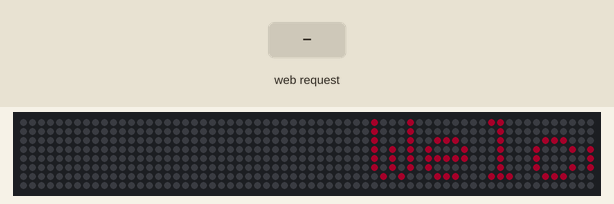
This sketch was run on a simulated Raspberry Pi Pico W. Shown: 64×8 RGB LED matrix (first LED top left, wired row by row). The inputs (shaded band) are chosen by the test bench. Dim RGB values are drawn brighter than linear; WiFi joins after 1.5 s; servers stay silent unless stated; the local clock reads 2024-03-15 10:24:30 at power-on unless the sketch sets it; what the sketch prints to the serial monitor is not drawn.

Above: at 4.5 s.
4.6 s: HTTP request GET /speed?val=1 received
At 17.04 s:
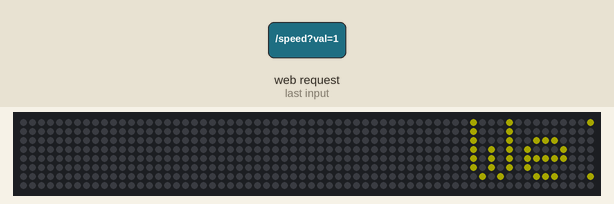
19.3 s: HTTP request GET /clear received
20.8 s: HTTP request GET /set?msg=1 received
At 21.35 s:
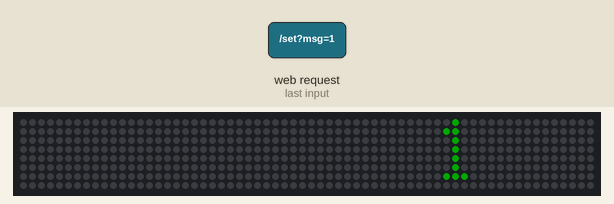
23.3 s: HTTP request GET /brightness?val=0 received
24.8 s: HTTP request GET /brightness?val=120 received
At 25.45 s:
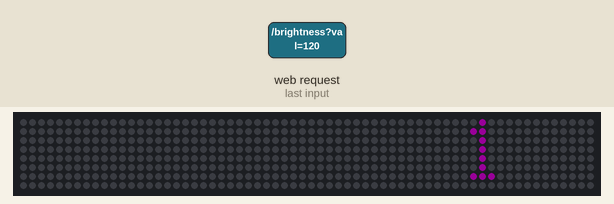

Measured:
- after the input at 20.8 s, the LEDs: first change after 0.09 s (image 2 shows a later state)
- after the input at 24.8 s, the LEDs: first change at once (image 3 shows a later state)

The sketch:

without_website.ino
```cpp
#include <Wire.h>
#include <RTClib.h>
#include <Adafruit_GFX.h>
#include <Adafruit_NeoMatrix.h>
#include <Adafruit_NeoPixel.h>
#include <WiFi.h>
#include <WebServer.h>

#define LED_PIN 13

Adafruit_NeoMatrix matrix = Adafruit_NeoMatrix(64, 8, LED_PIN,
  NEO_MATRIX_BOTTOM + NEO_MATRIX_RIGHT +
  NEO_MATRIX_COLUMNS + NEO_MATRIX_ZIGZAG,
  NEO_GRB + NEO_KHZ800);

// Color cycle
const uint16_t colors[] = {
  matrix.Color(255, 20, 147),
  matrix.Color(255, 0, 0),
  matrix.Color(255, 121, 0),
  matrix.Color(255, 255, 0),
  matrix.Color(0, 255, 0),
  matrix.Color(0, 255, 255),
  matrix.Color(0, 0, 255),
  matrix.Color(128, 0, 128)
};

RTC_DS3231 rtc;

const char* ssid = "wifi";
const char* password = "wifi_password";

WebServer server(80);

String message = "Welcome to the IDEA Lab!";
int scrollSpeed = 100;
int brightness = 40;

// ---------------- WEB UI

void handleRoot() {
  String html = R"rawliteral(
  <!DOCTYPE html>
  <html>
  <head>
    <meta name="viewport" content="width=device-width, initial-scale=1">
    <style>
      body {
        background: black;
        color: #ff1a1a;
        font-family: Arial;
        text-align: center;
        margin-top: 40px;
      }
      input, button {
        margin: 10px;
        padding: 12px;
        font-size: 16px;
        border-radius: 8px;
        border: none;
      }
      input {
        width: 80%;
        background: #111;
        color: white;
        border: 2px solid red;
      }
      button {
        background: red;
        color: white;
        cursor: pointer;
      }
      button:hover {
        background: darkred;
      }
    </style>
  </head>
  <body>
    <h2>LED Control Panel</h2>

    <form action="/set">
      <input type="text" name="msg" placeholder="Enter message">
      <br>
      <button type="submit">Send</button>
    </form>

    <form action="/speed">
      <input type="number" name="val" placeholder="Scroll Speed (ms)">
      <button type="submit">Set Speed</button>
    </form>

    <form action="/brightness">
      <input type="number" name="val" placeholder="Brightness (0-100)">
      <button type="submit">Set Brightness</button>
    </form>

    <form action="/clear">
      <button type="submit">Clear Message</button>
    </form>

  </body>
  </html>
  )rawliteral";

  server.send(200, "text/html", html);
}

// --- handlers

void handleSet() {
  if (server.hasArg("msg")) {
    message = server.arg("msg");
  }
  server.send(200, "text/html", "Message Updated<br><a href='/'>Back</a>");
}

void handleSpeed() {
  if (server.hasArg("val")) {
    scrollSpeed = server.arg("val").toInt();
  }
  server.send(200, "text/html", "Speed Updated<br><a href='/'>Back</a>");
}

void handleBrightness() {
  if (server.hasArg("val")) {
    brightness = server.arg("val").toInt();
    matrix.setBrightness(brightness);
  }
  server.send(200, "text/html", "Brightness Updated<br><a href='/'>Back</a>");
}

void handleClear() {
  message = "";
  server.send(200, "text/html", "Cleared<br><a href='/'>Back</a>");
}

// ---------------- SETUP

void setup() {
  Serial.begin(9600);

  Wire.setSDA(0);
  Wire.setSCL(1);
  Wire.begin();

  if (!rtc.begin()) {
    while (1);
  }

  if (rtc.lostPower()) {
    rtc.adjust(DateTime(F(__DATE__), F(__TIME__)));
  }

  matrix.begin();
  matrix.setTextWrap(false);
  matrix.setBrightness(brightness);

  WiFi.begin(ssid, password);
  while (WiFi.status() != WL_CONNECTED) {
    delay(500);
  }

  Serial.println(WiFi.localIP());

  server.on("/", handleRoot);
  server.on("/set", handleSet);
  server.on("/speed", handleSpeed);
  server.on("/brightness", handleBrightness);
  server.on("/clear", handleClear);

  server.begin();
}

// ---------------- LOOP

void loop() {
  server.handleClient();

  DateTime now = rtc.now();
  int hour = now.hour();

  bool ledOn = (hour >= 7 && hour < 17);

  if (ledOn && message.length() > 0) {

    static int pass = 0;
    static int x = matrix.width();

    int textWidth = message.length() * 6;

    matrix.fillScreen(0);
    matrix.setTextColor(colors[pass]);
    matrix.setCursor(x, 0);
    matrix.print(message);
    matrix.show();

    delay(scrollSpeed);

    if (--x < -textWidth) {
      x = matrix.width();
      pass = (pass + 1) % (sizeof(colors) / sizeof(colors[0]));
    }

  } else {
    matrix.fillScreen(0);
    matrix.show();
  }
}
```
